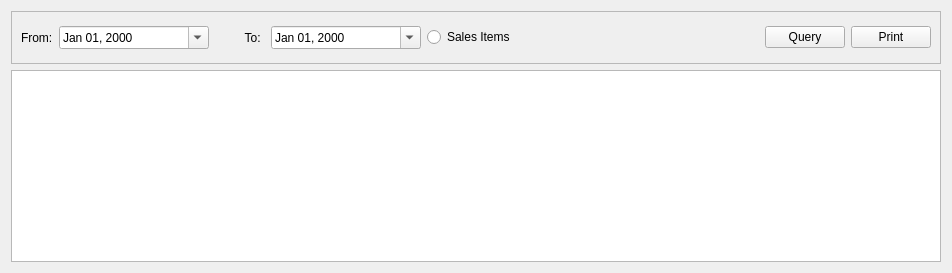
      <widget class="QWidget" name="ItemsSummaryTab">
       <attribute name="title">
        <string>Items Summary </string>
       </attribute>
       <layout class="QGridLayout" name="gridLayout_24">
        <item row="0" column="0">
         <widget class="QFrame" name="frame_8">
          <property name="enabled">
           <bool>true</bool>
          </property>
          <property name="frameShape">
           <enum>QFrame::StyledPanel</enum>
          </property>
          <property name="frameShadow">
           <enum>QFrame::Raised</enum>
          </property>
          <layout class="QGridLayout" name="gridLayout_23">
           <item row="0" column="0">
            <layout class="QHBoxLayout" name="horizontalLayout_32">
             <item>
              <widget class="QLabel" name="label_46">
               <property name="text">
                <string>From:</string>
               </property>
              </widget>
             </item>
             <item>
              <widget class="QDateEdit" name="deFromIS">
               <property name="minimumSize">
                <size>
                 <width>150</width>
                 <height>0</height>
                </size>
               </property>
               <property name="time">
                <time>
                 <hour>0</hour>
                 <minute>0</minute>
                 <second>0</second>
                </time>
               </property>
               <property name="displayFormat">
                <string>MMM dd, yyyy</string>
               </property>
               <property name="calendarPopup">
                <bool>true</bool>
               </property>
              </widget>
             </item>
             <item>
              <widget class="QLabel" name="label_47">
               <property name="text">
                <string>         To: </string>
               </property>
              </widget>
             </item>
             <item>
              <widget class="QDateEdit" name="deToIS">
               <property name="minimumSize">
                <size>
                 <width>150</width>
                 <height>0</height>
                </size>
               </property>
               <property name="displayFormat">
                <string>MMM dd, yyyy</string>
               </property>
               <property name="calendarPopup">
                <bool>true</bool>
               </property>
              </widget>
             </item>
             <item>
              <widget class="QRadioButton" name="rbSales">
               <property name="text">
                <string>Sales Items</string>
               </property>
              </widget>
             </item>
             <item>
              <spacer name="horizontalSpacer_20">
               <property name="orientation">
                <enum>Qt::Horizontal</enum>
               </property>
               <property name="sizeHint" stdset="0">
                <size>
                 <width>244</width>
                 <height>33</height>
                </size>
               </property>
              </spacer>
             </item>
             <item>
              <widget class="QPushButton" name="pbQueryIS">
               <property name="text">
                <string>Query</string>
               </property>
              </widget>
             </item>
             <item>
              <widget class="QPushButton" name="pbPrintIS">
               <property name="text">
                <string>Print</string>
               </property>
              </widget>
             </item>
            </layout>
           </item>
          </layout>
         </widget>
        </item>
        <item row="1" column="0">
         <widget class="QTableView" name="tvItemLiftIS"/>
        </item>
       </layout>
      </widget>
